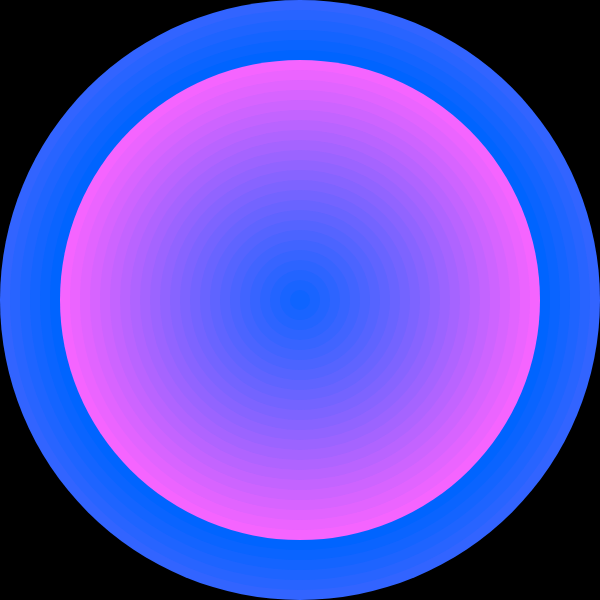
Frame 1 (no input)
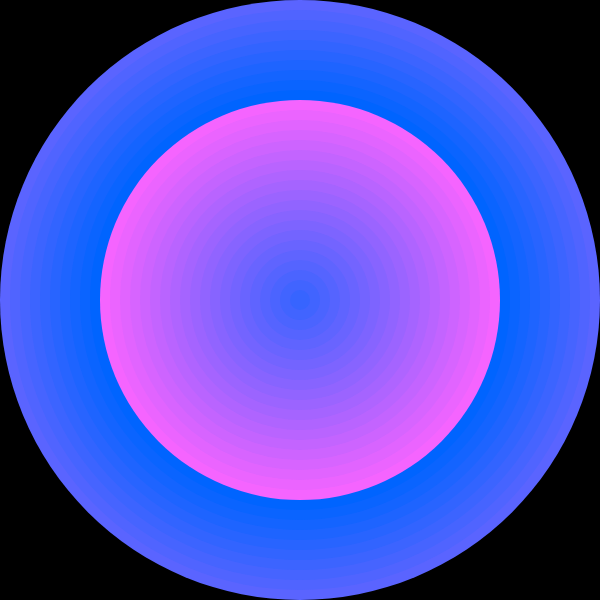
Frame 60 (no input)
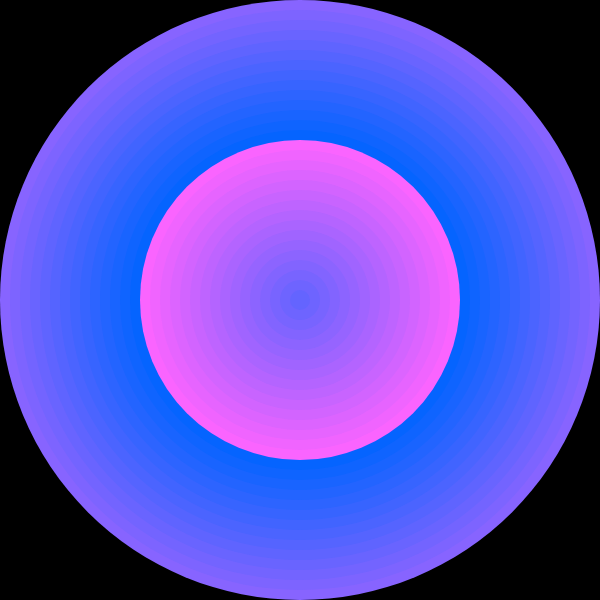
Frame 120 (the mouse pressed at the canvas centre since frame 60)

The p5.js sketch that drew these frames (run headless with seeded random() and noise() and a simulated clock; from frame 60 on, the mouse is pressed at the canvas centre):

// p5.js sketch
// ── sketch.js
function setup() {
  createCanvas(600, 600);
  noStroke();
}

function draw() {
  background(0);
  let steps = 30;
  for (let i = steps; i > 0; i--) {
    fill((frameCount * 5 + i * 10) % 255, 100, 255);
    ellipse(width / 2, height / 2, i * 20);
  }
}
